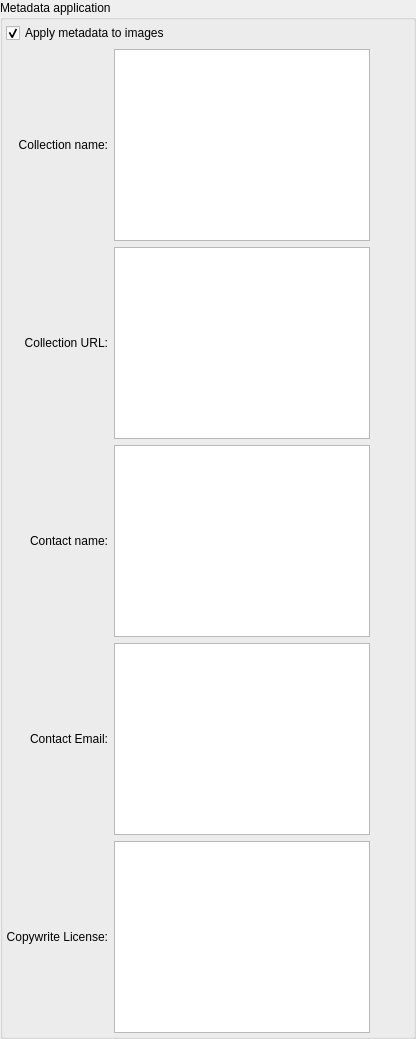
               <widget class="QGroupBox" name="group_metaDataApplication">
                <property name="enabled">
                 <bool>true</bool>
                </property>
                <property name="title">
                 <string>Metadata application</string>
                </property>
                <property name="checkable">
                 <bool>false</bool>
                </property>
                <layout class="QGridLayout" name="gridLayout_19" columnstretch="0,3,0">
                 <property name="leftMargin">
                  <number>3</number>
                 </property>
                 <property name="topMargin">
                  <number>3</number>
                 </property>
                 <property name="rightMargin">
                  <number>3</number>
                 </property>
                 <property name="bottomMargin">
                  <number>3</number>
                 </property>
                 <item row="1" column="1">
                  <widget class="QPlainTextEdit" name="plainTextEdit_collectionName">
                   <property name="sizePolicy">
                    <sizepolicy hsizetype="Expanding" vsizetype="MinimumExpanding">
                     <horstretch>0</horstretch>
                     <verstretch>0</verstretch>
                    </sizepolicy>
                   </property>
                   <property name="minimumSize">
                    <size>
                     <width>0</width>
                     <height>50</height>
                    </size>
                   </property>
                   <property name="tabChangesFocus">
                    <bool>true</bool>
                   </property>
                  </widget>
                 </item>
                 <item row="5" column="0">
                  <widget class="QLabel" name="label_copywriteLicense">
                   <property name="text">
                    <string>Copywrite License:</string>
                   </property>
                   <property name="alignment">
                    <set>Qt::AlignRight|Qt::AlignTrailing|Qt::AlignVCenter</set>
                   </property>
                  </widget>
                 </item>
                 <item row="1" column="0">
                  <widget class="QLabel" name="label_collectionName">
                   <property name="text">
                    <string>Collection name:</string>
                   </property>
                   <property name="alignment">
                    <set>Qt::AlignRight|Qt::AlignTrailing|Qt::AlignVCenter</set>
                   </property>
                  </widget>
                 </item>
                 <item row="3" column="1">
                  <widget class="QPlainTextEdit" name="plainTextEdit_contactName">
                   <property name="minimumSize">
                    <size>
                     <width>0</width>
                     <height>50</height>
                    </size>
                   </property>
                   <property name="tabChangesFocus">
                    <bool>true</bool>
                   </property>
                  </widget>
                 </item>
                 <item row="4" column="0">
                  <widget class="QLabel" name="label_contactEmail">
                   <property name="text">
                    <string>Contact Email:</string>
                   </property>
                   <property name="alignment">
                    <set>Qt::AlignRight|Qt::AlignTrailing|Qt::AlignVCenter</set>
                   </property>
                  </widget>
                 </item>
                 <item row="1" column="2">
                  <spacer name="horizontalSpacer_10">
                   <property name="orientation">
                    <enum>Qt::Horizontal</enum>
                   </property>
                   <property name="sizeHint" stdset="0">
                    <size>
                     <width>40</width>
                     <height>20</height>
                    </size>
                   </property>
                  </spacer>
                 </item>
                 <item row="2" column="0">
                  <widget class="QLabel" name="label_collectionIURL">
                   <property name="text">
                    <string>Collection URL:</string>
                   </property>
                   <property name="alignment">
                    <set>Qt::AlignRight|Qt::AlignTrailing|Qt::AlignVCenter</set>
                   </property>
                  </widget>
                 </item>
                 <item row="5" column="1">
                  <widget class="QPlainTextEdit" name="plainTextEdit_copywriteLicense">
                   <property name="minimumSize">
                    <size>
                     <width>0</width>
                     <height>50</height>
                    </size>
                   </property>
                   <property name="tabChangesFocus">
                    <bool>true</bool>
                   </property>
                  </widget>
                 </item>
                 <item row="4" column="1">
                  <widget class="QPlainTextEdit" name="plainTextEdit_contactEmail">
                   <property name="minimumSize">
                    <size>
                     <width>0</width>
                     <height>50</height>
                    </size>
                   </property>
                   <property name="inputMethodHints">
                    <set>Qt::ImhEmailCharactersOnly|Qt::ImhMultiLine</set>
                   </property>
                   <property name="tabChangesFocus">
                    <bool>true</bool>
                   </property>
                  </widget>
                 </item>
                 <item row="3" column="0">
                  <widget class="QLabel" name="label_contactName">
                   <property name="text">
                    <string>Contact name:</string>
                   </property>
                   <property name="alignment">
                    <set>Qt::AlignRight|Qt::AlignTrailing|Qt::AlignVCenter</set>
                   </property>
                  </widget>
                 </item>
                 <item row="0" column="0" colspan="2">
                  <widget class="QCheckBox" name="checkBox_metaDataApplication">
                   <property name="text">
                    <string>Apply metadata to images</string>
                   </property>
                   <property name="checked">
                    <bool>true</bool>
                   </property>
                  </widget>
                 </item>
                 <item row="2" column="1">
                  <widget class="QPlainTextEdit" name="plainTextEdit_collectionURL">
                   <property name="minimumSize">
                    <size>
                     <width>0</width>
                     <height>50</height>
                    </size>
                   </property>
                   <property name="inputMethodHints">
                    <set>Qt::ImhMultiLine|Qt::ImhUrlCharactersOnly</set>
                   </property>
                   <property name="tabChangesFocus">
                    <bool>true</bool>
                   </property>
                  </widget>
                 </item>
                </layout>
               </widget>
